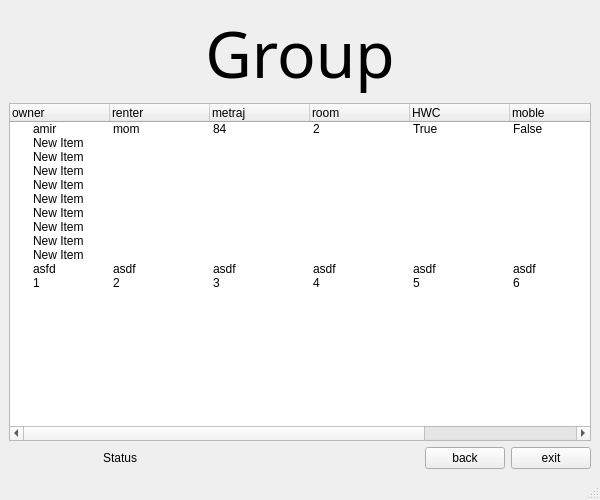
<?xml version="1.0" encoding="UTF-8"?>
<ui version="4.0">
 <class>MainWindow</class>
 <widget class="QMainWindow" name="MainWindow">
  <property name="geometry">
   <rect>
    <x>0</x>
    <y>0</y>
    <width>600</width>
    <height>500</height>
   </rect>
  </property>
  <property name="windowTitle">
   <string>MainWindow</string>
  </property>
  <widget class="QWidget" name="centralwidget">
   <layout class="QVBoxLayout" name="verticalLayout">
    <item>
     <widget class="QLabel" name="login">
      <property name="maximumSize">
       <size>
        <width>16777215</width>
        <height>100</height>
       </size>
      </property>
      <property name="font">
       <font>
        <family>Stencil</family>
        <pointsize>48</pointsize>
       </font>
      </property>
      <property name="text">
       <string>&lt;html&gt;&lt;head/&gt;&lt;body&gt;&lt;p align=&quot;center&quot;&gt;Group&lt;/p&gt;&lt;/body&gt;&lt;/html&gt;</string>
      </property>
     </widget>
    </item>
    <item>
     <widget class="QTreeWidget" name="treeWidget">
      <column>
       <property name="text">
        <string>owner</string>
       </property>
      </column>
      <column>
       <property name="text">
        <string>renter</string>
       </property>
      </column>
      <column>
       <property name="text">
        <string>metraj</string>
       </property>
      </column>
      <column>
       <property name="text">
        <string>room</string>
       </property>
      </column>
      <column>
       <property name="text">
        <string>HWC</string>
       </property>
      </column>
      <column>
       <property name="text">
        <string>moble</string>
       </property>
      </column>
      <column>
       <property name="text">
        <string>addres</string>
       </property>
      </column>
      <column>
       <property name="text">
        <string>mantaghe</string>
       </property>
      </column>
      <item>
       <property name="text">
        <string>amir</string>
       </property>
       <property name="text">
        <string>mom</string>
       </property>
       <property name="text">
        <string>84</string>
       </property>
       <property name="text">
        <string>2</string>
       </property>
       <property name="text">
        <string>True</string>
       </property>
       <property name="text">
        <string>False</string>
       </property>
       <property name="text">
        <string>tehran</string>
       </property>
       <property name="text">
        <string>5</string>
       </property>
      </item>
      <item>
       <property name="text">
        <string>New Item</string>
       </property>
      </item>
      <item>
       <property name="text">
        <string>New Item</string>
       </property>
      </item>
      <item>
       <property name="text">
        <string>New Item</string>
       </property>
      </item>
      <item>
       <property name="text">
        <string>New Item</string>
       </property>
      </item>
      <item>
       <property name="text">
        <string>New Item</string>
       </property>
      </item>
      <item>
       <property name="text">
        <string>New Item</string>
       </property>
      </item>
      <item>
       <property name="text">
        <string>New Item</string>
       </property>
      </item>
      <item>
       <property name="text">
        <string>New Item</string>
       </property>
      </item>
      <item>
       <property name="text">
        <string>New Item</string>
       </property>
      </item>
      <item>
       <property name="text">
        <string>asfd</string>
       </property>
       <property name="text">
        <string>asdf</string>
       </property>
       <property name="text">
        <string>asdf</string>
       </property>
       <property name="text">
        <string>asdf</string>
       </property>
       <property name="text">
        <string>asdf</string>
       </property>
       <property name="text">
        <string>asdf</string>
       </property>
       <property name="text">
        <string>asdf</string>
       </property>
       <property name="text">
        <string>asdf</string>
       </property>
      </item>
      <item>
       <property name="text">
        <string>1</string>
       </property>
       <property name="text">
        <string>2</string>
       </property>
       <property name="text">
        <string>3</string>
       </property>
       <property name="text">
        <string>4</string>
       </property>
       <property name="text">
        <string>5</string>
       </property>
       <property name="text">
        <string>6</string>
       </property>
       <property name="text">
        <string>7</string>
       </property>
       <property name="text">
        <string>8</string>
       </property>
      </item>
     </widget>
    </item>
    <item>
     <layout class="QHBoxLayout" name="horizontalLayout_9">
      <item>
       <spacer name="horizontalSpacer_3">
        <property name="orientation">
         <enum>Qt::Horizontal</enum>
        </property>
        <property name="sizeHint" stdset="0">
         <size>
          <width>40</width>
          <height>20</height>
         </size>
        </property>
       </spacer>
      </item>
      <item>
       <widget class="QLabel" name="Status">
        <property name="text">
         <string>Status</string>
        </property>
       </widget>
      </item>
      <item>
       <spacer name="horizontalSpacer_8">
        <property name="orientation">
         <enum>Qt::Horizontal</enum>
        </property>
        <property name="sizeHint" stdset="0">
         <size>
          <width>40</width>
          <height>20</height>
         </size>
        </property>
       </spacer>
      </item>
      <item>
       <spacer name="horizontalSpacer_4">
        <property name="orientation">
         <enum>Qt::Horizontal</enum>
        </property>
        <property name="sizeHint" stdset="0">
         <size>
          <width>40</width>
          <height>20</height>
         </size>
        </property>
       </spacer>
      </item>
      <item>
       <spacer name="horizontalSpacer_5">
        <property name="orientation">
         <enum>Qt::Horizontal</enum>
        </property>
        <property name="sizeHint" stdset="0">
         <size>
          <width>40</width>
          <height>20</height>
         </size>
        </property>
       </spacer>
      </item>
      <item>
       <widget class="QPushButton" name="back">
        <property name="text">
         <string>back</string>
        </property>
       </widget>
      </item>
      <item>
       <widget class="QPushButton" name="exit">
        <property name="text">
         <string>exit</string>
        </property>
       </widget>
      </item>
     </layout>
    </item>
   </layout>
  </widget>
  <widget class="QMenuBar" name="menubar">
   <property name="geometry">
    <rect>
     <x>0</x>
     <y>0</y>
     <width>600</width>
     <height>22</height>
    </rect>
   </property>
  </widget>
  <widget class="QStatusBar" name="statusbar"/>
 </widget>
 <resources/>
 <connections/>
</ui>
